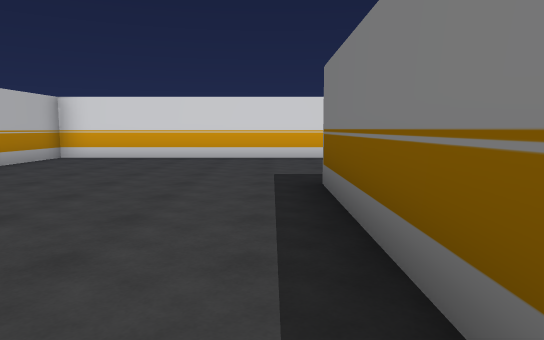
[1] (above)

20 first-person views from a walk through a 3-D level made in the Unity game engine. The camera is 1.4 m above the floor, tilts 6° down and sees 70° across. The floor is counted in squares, 2 m on a side. Each view is taken from the middle of a square. On the plan, view 1 faces up. The plan holds only what a view shows up to about 11 squares ahead; the rest is blank. The place goes on beyond the plan. The player character is not drawn.

[2]
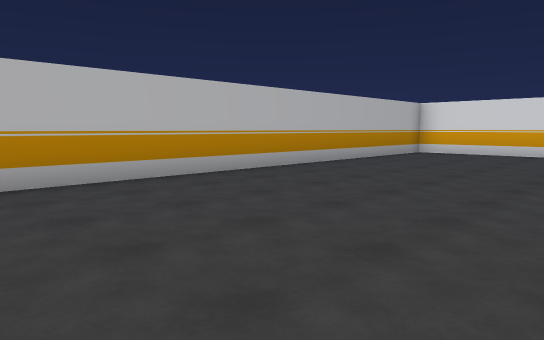

[3]
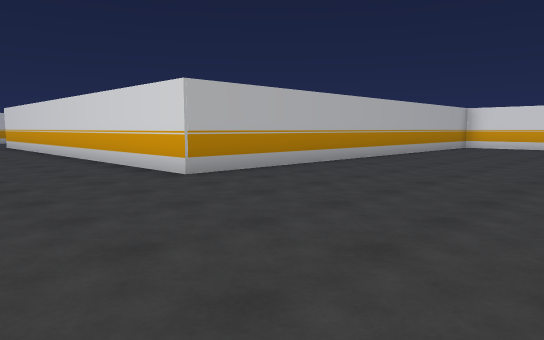

[4]
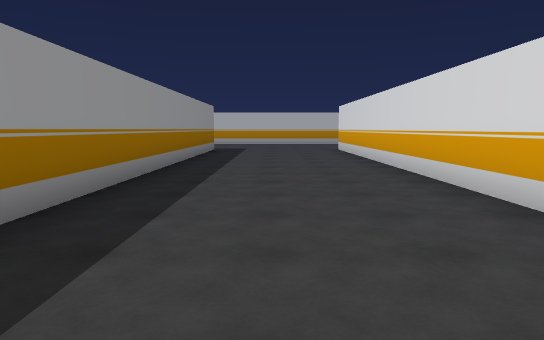

[5]
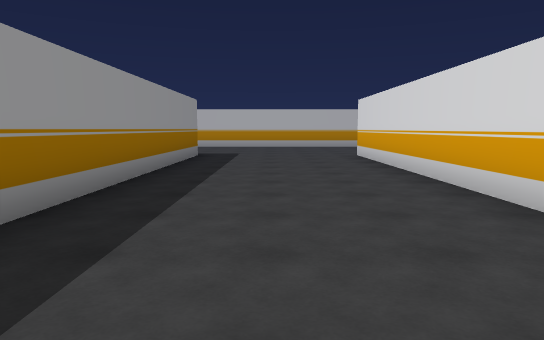

[6]
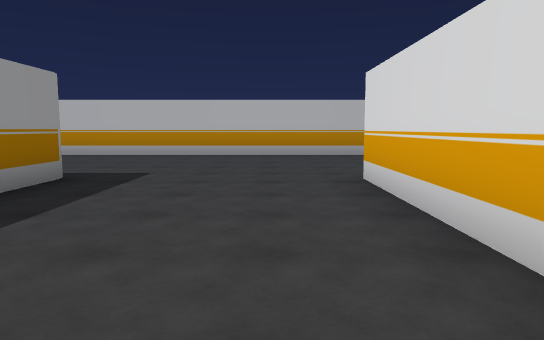

[7]
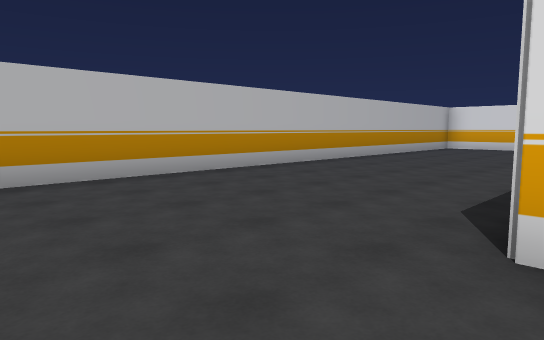

[8]
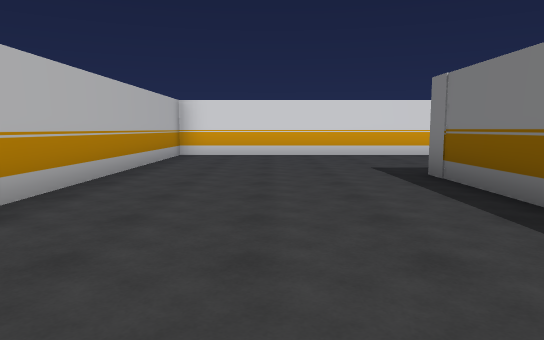

[9]
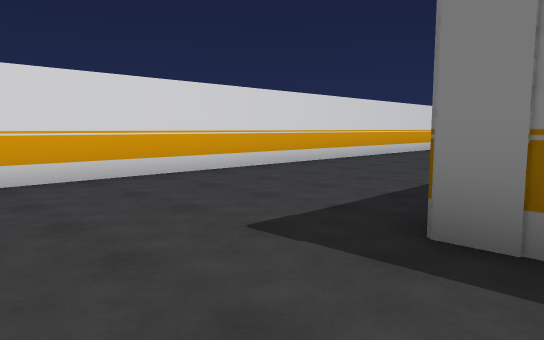

[10]
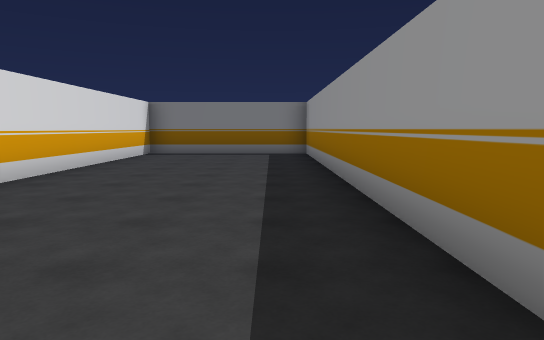

[11]
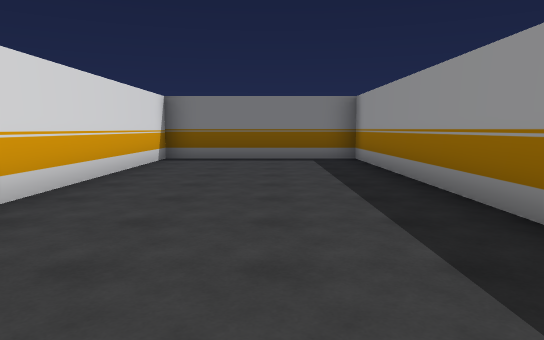

[12]
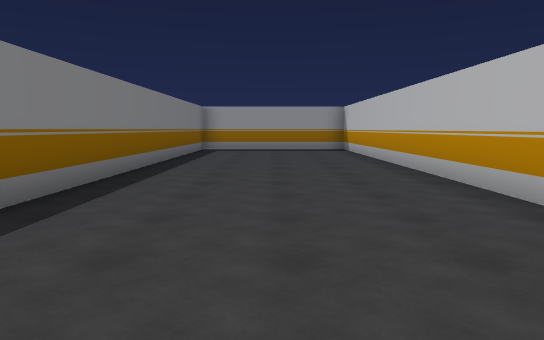

[13]
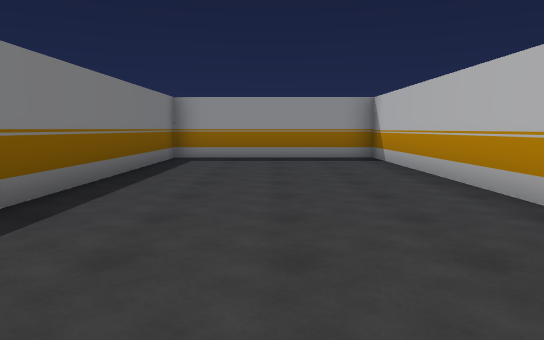

[14]
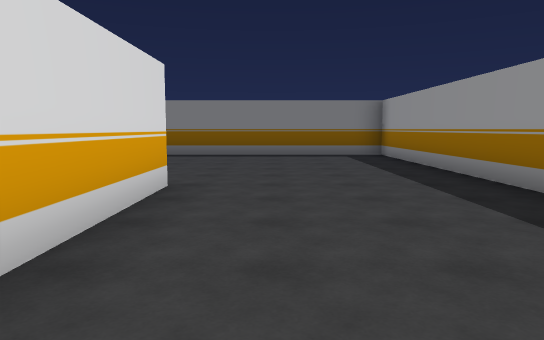

[15]
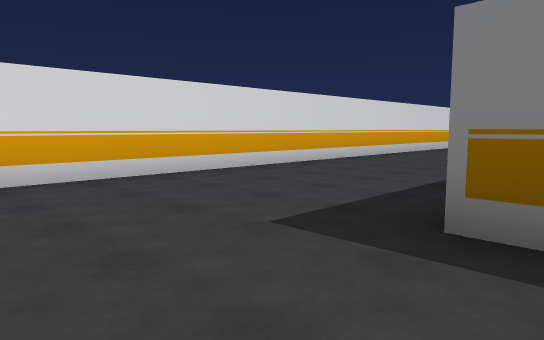

[16]
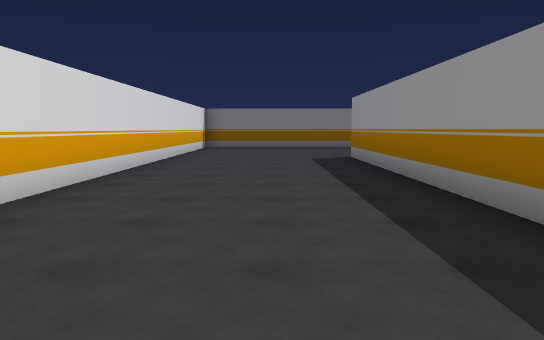

[17]
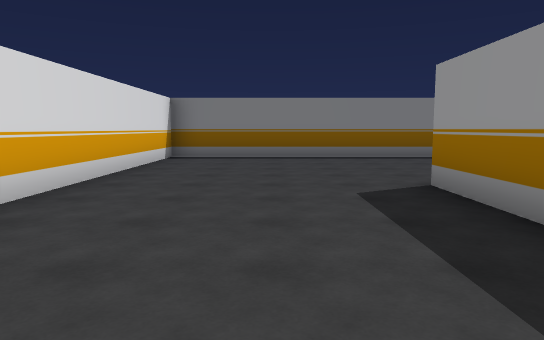

[18]
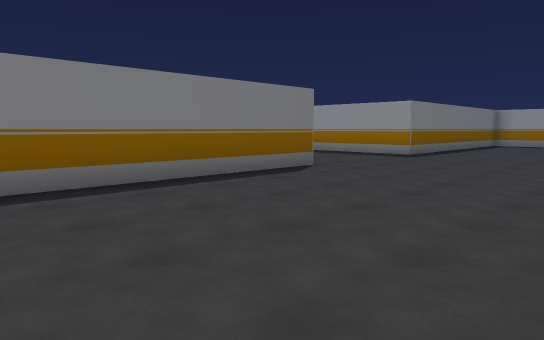

[19]
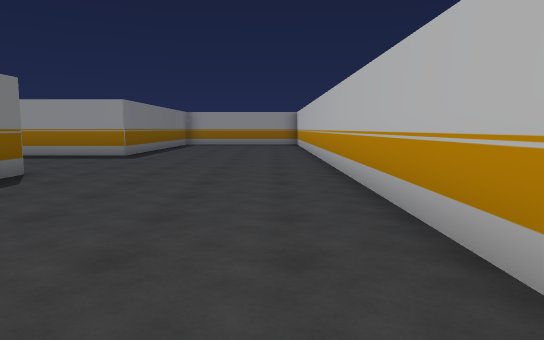

[20]
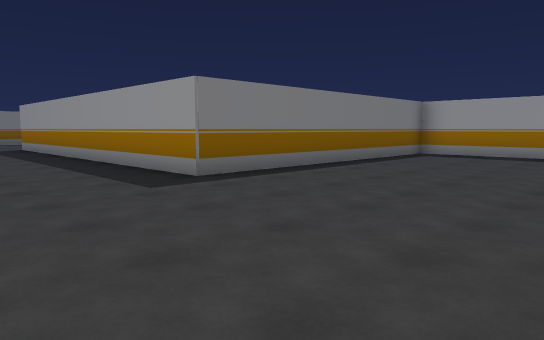

### Floor plan
Points are (right, up) in squares from view 1. A wall is a line through its corners. A room is listed if a view was taken in it or the views show most of it. See-through windows are left out.
Room 1 (views 1, 2, 3, 4, 5, 6, 7, 8, 9, 10, 11, 12, 13, 14, 15, 16, 17, 18, 19, 20)
walls: (0.7, 0.9) (0.7, 5); (2.8, 5) (9.9, 5); (-15.6, 5) (-5.7, 5) (-5.7, 9.5) (-22.5, 9.5) (-22.5, -17.6) (-17.6, -17.6) (-17.6, -7.4); (-17.6, 2.4) (-17.6, 5.1); (-17.6, -7) (0.7, -7) (0.7, -1); (9.8, 4.5) (9.8, -5); (14.8, -0.1) (14.8, 9.5) (-5.2, 9.5) (-5.2, -2.7) (-17.6, -2.7); (11.9, -12) (14.8, -12) (14.8, -4.3) (19.5, -4.3)

Where each view was taken, in squares from view 1:
view 1: 0 up, 0 right, facing up
view 2: 2 down, 0 right, facing up-left
view 3: 6 down, 0 right, facing up-left
view 4: 5 down, 4 left, facing left
view 5: 5 down, 7 left, facing left
view 6: 4 down, 12 left, facing left
view 7: 5 down, 17 left, facing up-left
view 8: 1 down, 20 left, facing up
view 9: 4 up, 20 left, facing up-right
view 10: 6 up, 17 left, facing right
view 11: 7 up, 15 left, facing right
view 12: 4 down, 20 left, facing down
view 13: 8 down, 20 left, facing down
view 14: 4 down, 10 left, facing right
view 15: 4 up, 2 left, facing up-right
view 16: 7 up, 0 right, facing right
view 17: 7 up, 5 right, facing right
view 18: 6 up, 10 right, facing down-right
view 19: 6 up, 11 right, facing down
view 20: 1 down, 10 right, facing down-right
